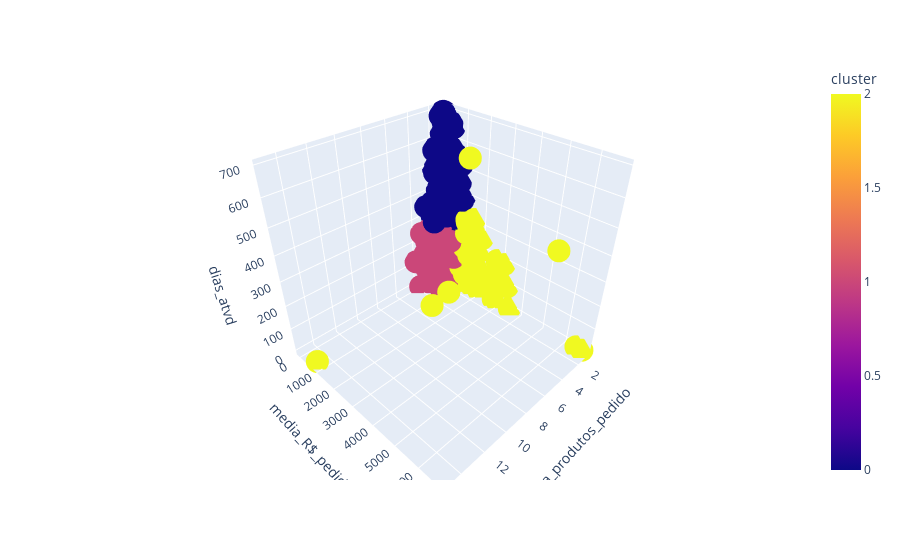

Notebook source saved alongside this figure:
### Code cell
px.scatter_3d(cluster_data, x='media_produtos_pedido', y='media_R$_pedido', z='dias_atvd', color='cluster')

### Figure 1 — Plotly figure (JSON) as saved in the notebook; plotly's stock layout.template omitted (floating-point values rounded to 4 significant figures; data arrays with more than 128 entries replaced by an {"elided": "..."} marker saying what was removed)
{"data": [{"hovertemplate": "media_produtos_pedido=%{x}<br>media_R$_pedido=%{y}<br>dias_atvd=%{z}<br>cluster=%{marker.color}<extra></extra>", "legendgroup": "", "marker": {"color": {"elided": "2469 int values"}, "coloraxis": "coloraxis", "symbol": "circle"}, "mode": "markers", "name": "", "scene": "scene", "showlegend": false, "type": "scatter3d", "x": {"elided": "2469 float values"}, "y": {"elided": "2469 float values"}, "z": {"elided": "2469 int values"}}], "layout": {"coloraxis": {"colorbar": {"title": {"text": "cluster"}}, "colorscale": [[0, "#0d0887"], [0.1111, "#46039f"], [0.2222, "#7201a8"], [0.3333, "#9c179e"], [0.4444, "#bd3786"], [0.5556, "#d8576b"], [0.6667, "#ed7953"], [0.7778, "#fb9f3a"], [0.8889, "#fdca26"], [1, "#f0f921"]]}, "legend": {"tracegroupgap": 0}, "margin": {"t": 60}, "scene": {"domain": {"x": [0, 1], "y": [0, 1]}, "xaxis": {"title": {"text": "media_produtos_pedido"}}, "yaxis": {"title": {"text": "media_R$_pedido"}}, "zaxis": {"title": {"text": "dias_atvd"}}}}}
